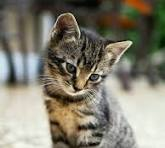
#> input picture image.jpeg, 165 x 148 px
$ jupyter execute 3.ipynb
#> lines starting #> are read from the running program, lines starting #| are printed output that depends on the picture
[cell 1]
import cv2
import matplotlib.pyplot as plt

[cell 2]
# Read image
image = cv2.imread("image.jpeg")
#> image is the input picture: shape (148, 165, 3); mean B, G, R 112.3, 126.7, 130.2

[cell 3]
# Convert BGR to RGB for displaying
image = cv2.cvtColor(image, cv2.COLOR_BGR2RGB)

[cell 4]
# Get image size
height, width = image.shape[:2]
#> height = 148; width = 165

[cell 5]
# -----------------------------
# 1. Resizing / Zooming
# -----------------------------
resized = cv2.resize(image, (width * 2, height * 2))
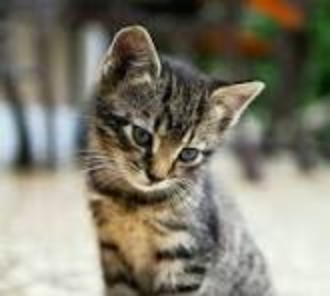
#> resized: shape (296, 330, 3); mean R, G, B 130.2, 126.6, 112.2

[cell 6]
# -----------------------------
# 2. Rotation
# -----------------------------
center = (width // 2, height // 2)
#> center = (82, 74)

rotation_matrix = cv2.getRotationMatrix2D(
    center,
    45,       # Rotation angle
    1         # Scale
)
cv2.imshow("rotated", rotation_matrix)
cv2.waitKey(0)
cv2.destroyAllWindows()

rotated = cv2.warpAffine(
    image,
    rotation_matrix,
    (width, height)
)
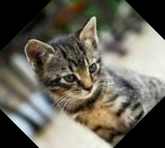
#> rotated: shape (148, 165, 3); mean R, G, B 104.1, 100.6, 89.2

[cell 7]
# -----------------------------
# 3. Translation
# -----------------------------
translation_matrix = cv2.getRotationMatrix2D(
    (0, 0),
    0,
    1
)

translation_matrix[0, 2] = 100  # Move right
translation_matrix[1, 2] = 50   # Move down

translated = cv2.warpAffine(
    image,
    translation_matrix,
    (width, height)
)
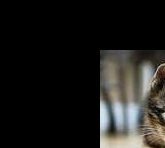
#> translated: shape (148, 165, 3); mean R, G, B 30, 29.2, 26.9

[cell 8]
# -----------------------------
# Display Results
# -----------------------------
plt.figure(figsize=(12, 8))

plt.subplot(2, 2, 1)
plt.imshow(image)
plt.title("Original Image")
plt.axis("off")

plt.subplot(2, 2, 2)
plt.imshow(resized)
plt.title("Resized / Zoomed")
plt.axis("off")

plt.subplot(2, 2, 3)
plt.imshow(rotated)
plt.title("Rotated 45°")
plt.axis("off")

plt.subplot(2, 2, 4)
plt.imshow(translated)
plt.title("Translated")
plt.axis("off")

plt.tight_layout()
plt.show()
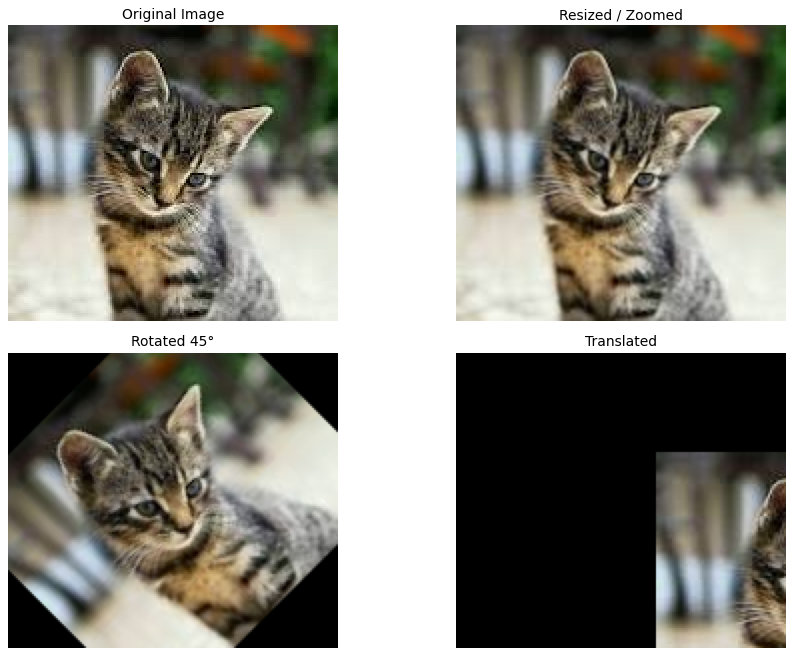
#> figure drawn by matplotlib, 4 panels
